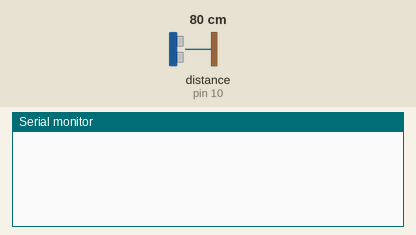
Simulated run of this sketch. Board: Arduino Uno, built with avr-gcc and run on an emulated ATmega328P. On the bench: the last lines printed to the serial monitor. Wiring (inferred from the names in the program): ultrasonic range finder: trigger pin 9; echo pin 10. The inputs (shaded band) are chosen by the test bench; at power-on: distance to the obstacle (sensor on pin 10) 80 cm. The echo pulse lasts 58.3 µs per cm.

Above: at 1.2 s.
1.3 s: distance to the obstacle (sensor on pin 10) set to 2 cm
At 3.4 s:
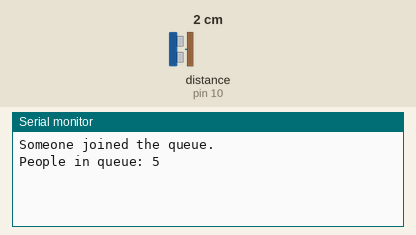
4.3 s: distance to the obstacle (sensor on pin 10) set to 9 cm
At 6.7 s:
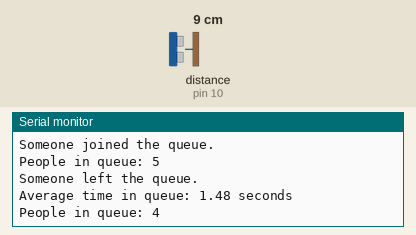

The sketch:

q-mgmt-sensor.ino
```cpp
// Pins and constants
const int trigPin = 9;   // Trig pin connected to D9
const int echoPin = 10;  // Echo pin connected to D10
const float speedOfSound = 0.034; // cm/us (speed of sound in air - microseconds)

// Variables for timing and previous state
int previousPeopleCount = 0;   // Last recorded queue length
long entryTime = 0;            // Time when someone joined the queue
float avgTimeInQueue = 0;      // Average time spent in queue

// Constants for distance calculations
int initial_distance = 0; // Distance between sensor and end of the queue (last box)
int box_distance = 7;       // Distance for each box

// Maximum range to ignore wall and other objects
const int maxRange = 42; // Adjust based on your setup (in cm)

// Variables for accuracy enhancement
const int bufferSize = 30;  // Number of measurements to store (e.g., 30 for ~5 seconds at 100ms interval)
int queueBuffer[bufferSize]; // Circular buffer to store recent measurements
int bufferIndex = 0;         // Index for the circular buffer

// Function to calculate the sensor distance for a specific box
int sensor_distance(int box_no) {
  return initial_distance + box_distance * box_no;
}

// The variables below are the distances from the sensor to the:
// Adjust distances for each box based on their positions
int a = sensor_distance(0);  // End of 5th box
int b = sensor_distance(1);  // End of 4th box
int c = sensor_distance(2);  // End of 3rd box
int d = sensor_distance(3);  // End of 2nd box
int e = sensor_distance(4);  // End of 1st box
int f = sensor_distance(5);  // Start of 1st box

void setup() {
  pinMode(trigPin, OUTPUT);
  pinMode(echoPin, INPUT);
  Serial.begin(9600); // Initialize Serial Monitor for debugging

  // Initialize the buffer with zeros
  for (int i = 0; i < bufferSize; i++) {
    queueBuffer[i] = 0;
  }
}

void loop() {
  // Measure the current queue length
  int currentMeasurement = measureQueue();

  // Store the measurement in the circular buffer
  queueBuffer[bufferIndex] = currentMeasurement;
  bufferIndex = (bufferIndex + 1) % bufferSize;

  // Determine the most frequent value in the buffer
  int count = calculateMode(queueBuffer, bufferSize);

  // Handle changes in the queue and calculate average time spent
  handleQueueChange(count);

  delay(100);  // Delay between measurements for stability
}

// Measure distance and determine the number of people in the queue
int measureQueue() {
  // Trigger a pulse
  digitalWrite(trigPin, LOW);
  delayMicroseconds(2);
  digitalWrite(trigPin, HIGH);
  delayMicroseconds(10);
  digitalWrite(trigPin, LOW);

  // Read echo pulse duration
  long duration = pulseIn(echoPin, HIGH);

  // Calculate distance
  float distance = (duration * speedOfSound) / 2;  // cm

  // Check if distance is within maxRange
  if (distance > maxRange || distance == 0) {
    return 0; // No valid detection
  }

  // Determine the number of people based on distance ranges
  if (distance >= a && distance < b) {
    return 5;
  } else if (distance >= b && distance < c) {
    return 4;
  } else if (distance >= c && distance < d) {
    return 3;
  } else if (distance >= d && distance < e) {
    return 2;
  } else if (distance >= e && distance < f) {
    return 1;
  } else {
    return 0;
  }
}

// Calculate the mode (most frequent value) in an array
int calculateMode(int arr[], int size) {
  int maxValue = 0, maxCount = 0;

  for (int i = 0; i < size; i++) {
    int count = 0;

    for (int j = 0; j < size; j++) {
      if (arr[j] == arr[i]) {
        count++;
      }
    }

    if (count > maxCount) {
      maxCount = count;
      maxValue = arr[i];
    }
  }

  return maxValue;
}

// Handle queue changes and calculate average time in queue
void handleQueueChange(int currentCount) {
  long currentTime = millis(); // Get the current time

  if (previousPeopleCount != currentCount) {
    // A change in queue length occurred
    if (currentCount > previousPeopleCount) {
      // Someone joined the queue
      Serial.println("Someone joined the queue.");
      entryTime = currentTime; // Record the time they joined
    } else if (currentCount < previousPeopleCount) {
      // Someone left the queue
      Serial.println("Someone left the queue.");
      long timeInQueue = currentTime - entryTime; // Time spent in queue

      // Calculate average time in queue
      if (timeInQueue > 0) {
        avgTimeInQueue = (avgTimeInQueue + timeInQueue / 1000.0) / 2.0;
        Serial.print("Average time in queue: ");
        Serial.print(avgTimeInQueue, 2);
        Serial.println(" seconds");
      }
    }

    // Display the current queue length only once after a change
    Serial.print("People in queue: ");
    Serial.println(currentCount);

    // Update the previous state
    previousPeopleCount = currentCount;
  }
}
```

Measured:
- after the input at 1.3 s, the serial monitor: prints a new line after 1.6 s (image 1)
- after the input at 4.3 s, the serial monitor: prints a new line after 1.6 s (image 2)
